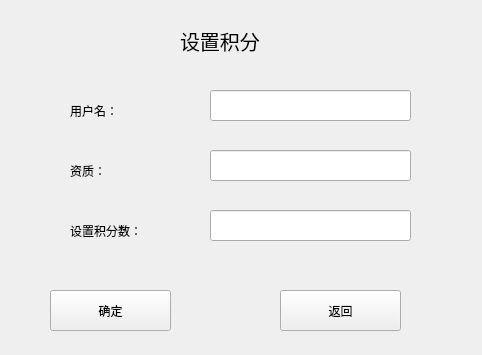
<?xml version="1.0" encoding="UTF-8"?>
<ui version="4.0">
 <class>setPointw</class>
 <widget class="QWidget" name="setPointw">
  <property name="geometry">
   <rect>
    <x>0</x>
    <y>0</y>
    <width>482</width>
    <height>355</height>
   </rect>
  </property>
  <property name="windowTitle">
   <string>Form</string>
  </property>
  <widget class="QLabel" name="label">
   <property name="geometry">
    <rect>
     <x>70</x>
     <y>210</y>
     <width>111</width>
     <height>41</height>
    </rect>
   </property>
   <property name="text">
    <string>设置积分数：</string>
   </property>
  </widget>
  <widget class="QLineEdit" name="lPoint">
   <property name="geometry">
    <rect>
     <x>210</x>
     <y>210</y>
     <width>201</width>
     <height>31</height>
    </rect>
   </property>
  </widget>
  <widget class="QPushButton" name="bSubmit">
   <property name="geometry">
    <rect>
     <x>50</x>
     <y>290</y>
     <width>121</width>
     <height>41</height>
    </rect>
   </property>
   <property name="text">
    <string>确定</string>
   </property>
  </widget>
  <widget class="QPushButton" name="bReturn">
   <property name="geometry">
    <rect>
     <x>280</x>
     <y>290</y>
     <width>121</width>
     <height>41</height>
    </rect>
   </property>
   <property name="text">
    <string>返回</string>
   </property>
  </widget>
  <widget class="QLabel" name="label_2">
   <property name="geometry">
    <rect>
     <x>180</x>
     <y>20</y>
     <width>111</width>
     <height>41</height>
    </rect>
   </property>
   <property name="font">
    <font>
     <pointsize>15</pointsize>
    </font>
   </property>
   <property name="text">
    <string>设置积分</string>
   </property>
  </widget>
  <widget class="QLineEdit" name="lQuality">
   <property name="geometry">
    <rect>
     <x>210</x>
     <y>150</y>
     <width>201</width>
     <height>31</height>
    </rect>
   </property>
  </widget>
  <widget class="QLabel" name="label_3">
   <property name="geometry">
    <rect>
     <x>70</x>
     <y>150</y>
     <width>111</width>
     <height>41</height>
    </rect>
   </property>
   <property name="text">
    <string>资质：</string>
   </property>
  </widget>
  <widget class="QLineEdit" name="lUsername">
   <property name="geometry">
    <rect>
     <x>210</x>
     <y>90</y>
     <width>201</width>
     <height>31</height>
    </rect>
   </property>
  </widget>
  <widget class="QLabel" name="label_4">
   <property name="geometry">
    <rect>
     <x>70</x>
     <y>90</y>
     <width>111</width>
     <height>41</height>
    </rect>
   </property>
   <property name="text">
    <string>用户名：</string>
   </property>
  </widget>
 </widget>
 <resources/>
 <connections/>
</ui>
